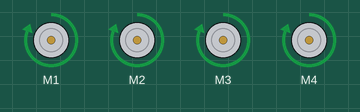
A sketch run on a simulated Arduino Uno, built with avr-gcc and run on an emulated ATmega328P. On the bench: 4 × DC motor (green arrow = forward, orange = backward, longer = faster). What the sketch prints to the serial monitor is not drawn.

Above: at 2.5 s.
At 7.6 s:
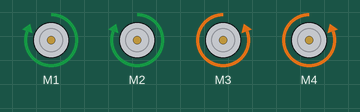
At 10.7 s:
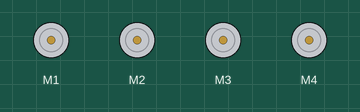
Timing chart, 0 to 14.6 s (numbered marks = the images above):
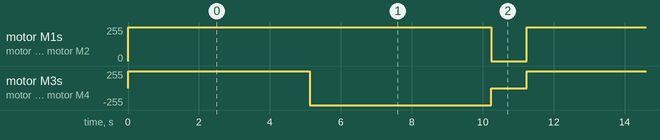

The sketch:

Motors.ino
```cpp
//Brown connector motors are lower speed - use with large wheels,
//Yellow connectors are higher speed - use with small wheels

#include <Adafruit_MotorShield.h>

// Create the motor shield object with the default I2C address
Adafruit_MotorShield AFMS = Adafruit_MotorShield();
// Or, create it with a different I2C address (say for stacking)
// Adafruit_MotorShield AFMS = Adafruit_MotorShield(0x61);

// Select which 'port' M1, M2, M3, or M4. In this case, M1
Adafruit_DCMotor *myMotor1 = AFMS.getMotor(1);
Adafruit_DCMotor *myMotor2 = AFMS.getMotor(2);
Adafruit_DCMotor *myMotor3 = AFMS.getMotor(3);
Adafruit_DCMotor *myMotor4 = AFMS.getMotor(4);
// You can also make another motor on port M2
// Adafruit_DCMotor *myOtherMotor = AFMS.getMotor(2);

void setup() {
  Serial.begin(9600);           // set up Serial library at 9600 bps
  Serial.println("Adafruit Motorshield v2 - DC Motor test!");

  if (!AFMS.begin()) {         // create with the default frequency 1.6KHz
    // if (!AFMS.begin(1000)) {  // OR with a different frequency, say 1KHz
    Serial.println("Could not find Motor Shield. Check wiring.");
    while (1);
  }
  Serial.println("Motor Shield found.");

  // Set the speed to start, from 0 (off) to 255 (max speed)
  myMotor1->setSpeed(150);
  myMotor2->setSpeed(150);
  myMotor3->setSpeed(150);
  myMotor4->setSpeed(150);
  myMotor1->run(FORWARD);
  myMotor2->run(FORWARD);
  myMotor3->run(FORWARD);
  myMotor4->run(FORWARD);
  // turn on motor
  myMotor1->run(RELEASE);
  myMotor2->run(RELEASE);
  myMotor3->run(RELEASE);
  myMotor4->run(RELEASE);
}

void loop() {
  uint8_t i;

  Serial.print("tick");

  myMotor1->run(FORWARD);
  myMotor2->run(FORWARD);
  myMotor3->run(FORWARD);
  myMotor4->run(FORWARD);
  for (i=0; i<255; i++) {
    myMotor1->setSpeed(255);
    myMotor2->setSpeed(255);
    myMotor3->setSpeed(255);
    myMotor4->setSpeed(255);
    delay(10);
  }
  for (i=255; i!=0; i--) {
    myMotor1->setSpeed(255);
    myMotor2->setSpeed(255);
    myMotor3->setSpeed(255);
    myMotor4->setSpeed(255);
    delay(10);
  }
  myMotor1->run(FORWARD);
  myMotor2->run(FORWARD);
  myMotor3->run(BACKWARD);
  myMotor4->run(BACKWARD);
  for (i=0; i<255; i++) {
    myMotor1->setSpeed(255);
    myMotor2->setSpeed(255);
    myMotor3->setSpeed(255);
    myMotor4->setSpeed(255);
    delay(10);
  }
  for (i=255; i!=0; i--) {
    myMotor1->setSpeed(255);
    myMotor2->setSpeed(255);
    myMotor3->setSpeed(255);
    myMotor4->setSpeed(255);
    delay(10);
  }
  Serial.print("tock");

  Serial.print("tech");
  myMotor1->run(RELEASE);
  myMotor2->run(RELEASE);
  myMotor3->run(RELEASE);
  myMotor4->run(RELEASE);
  delay(1000);
}
```

Measured:
- by itself, motor M1, motor M2: alternates forward 255/255 for 10.2 s and stopped for 1.0 s
- by itself, motor M3, motor M4: repeats every 11.2 s: backward 255/255 5.1 s, stopped 1.0 s, forward 255/255 5.1 s
